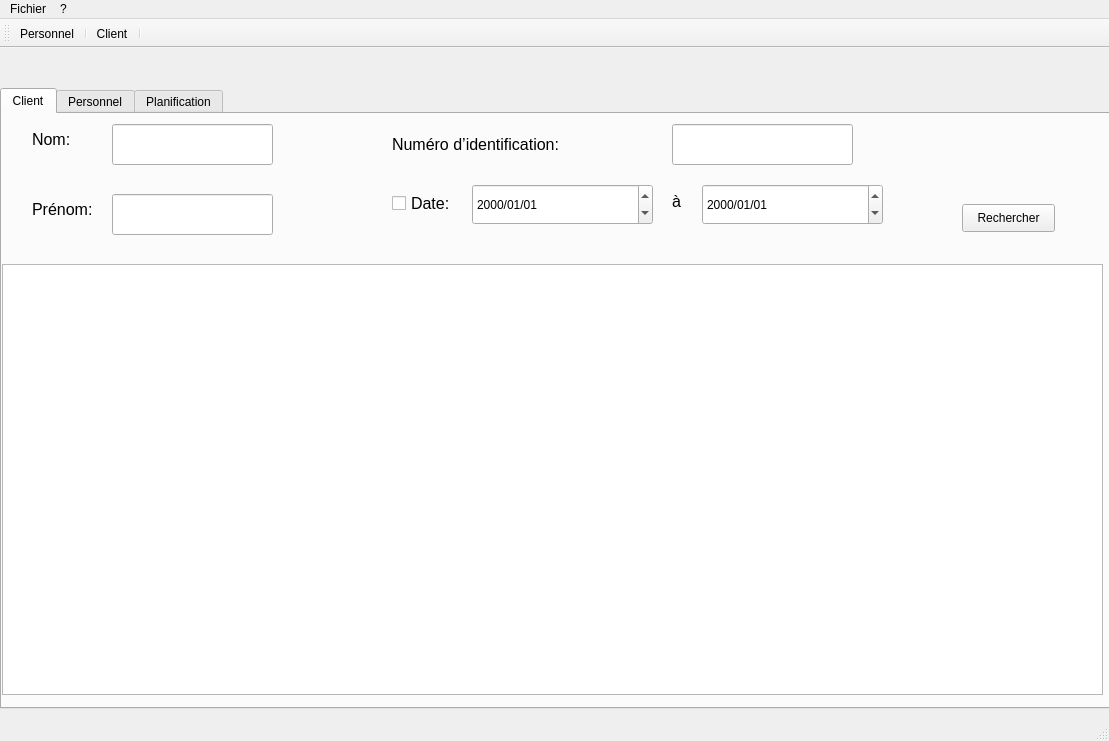
<?xml version="1.0" encoding="UTF-8"?>
<ui version="4.0">
 <class>MainWindow</class>
 <widget class="QMainWindow" name="MainWindow">
  <property name="geometry">
   <rect>
    <x>0</x>
    <y>0</y>
    <width>1109</width>
    <height>741</height>
   </rect>
  </property>
  <property name="windowTitle">
   <string>tp2_MainWindow</string>
  </property>
  <widget class="QWidget" name="centralWidget">
   <widget class="QTabWidget" name="planificationTabWidget">
    <property name="geometry">
     <rect>
      <x>0</x>
      <y>40</y>
      <width>1111</width>
      <height>621</height>
     </rect>
    </property>
    <property name="currentIndex">
     <number>0</number>
    </property>
    <widget class="QWidget" name="clientTab">
     <attribute name="title">
      <string>Client</string>
     </attribute>
     <widget class="QTableView" name="clientTableView">
      <property name="geometry">
       <rect>
        <x>0</x>
        <y>150</y>
        <width>1101</width>
        <height>431</height>
       </rect>
      </property>
      <property name="locale">
       <locale language="Chinese" country="China"/>
      </property>
     </widget>
     <widget class="QLineEdit" name="nomCLineEdit">
      <property name="geometry">
       <rect>
        <x>110</x>
        <y>10</y>
        <width>161</width>
        <height>41</height>
       </rect>
      </property>
     </widget>
     <widget class="QLineEdit" name="prenomCLineEdit">
      <property name="geometry">
       <rect>
        <x>110</x>
        <y>80</y>
        <width>161</width>
        <height>41</height>
       </rect>
      </property>
     </widget>
     <widget class="QLineEdit" name="idLineEdit">
      <property name="geometry">
       <rect>
        <x>670</x>
        <y>10</y>
        <width>181</width>
        <height>41</height>
       </rect>
      </property>
     </widget>
     <widget class="QPushButton" name="selectCPushButton">
      <property name="geometry">
       <rect>
        <x>960</x>
        <y>90</y>
        <width>93</width>
        <height>28</height>
       </rect>
      </property>
      <property name="text">
       <string>Rechercher</string>
      </property>
     </widget>
     <widget class="QDateEdit" name="dateEdit">
      <property name="geometry">
       <rect>
        <x>470</x>
        <y>70</y>
        <width>181</width>
        <height>41</height>
       </rect>
      </property>
      <property name="locale">
       <locale language="French" country="France"/>
      </property>
      <property name="displayFormat">
       <string>yyyy/MM/dd</string>
      </property>
     </widget>
     <widget class="QLabel" name="nomLabel">
      <property name="geometry">
       <rect>
        <x>30</x>
        <y>10</y>
        <width>91</width>
        <height>31</height>
       </rect>
      </property>
      <property name="font">
       <font>
        <pointsize>12</pointsize>
       </font>
      </property>
      <property name="text">
       <string>Nom:</string>
      </property>
     </widget>
     <widget class="QLabel" name="prenomLabel">
      <property name="geometry">
       <rect>
        <x>30</x>
        <y>80</y>
        <width>81</width>
        <height>31</height>
       </rect>
      </property>
      <property name="font">
       <font>
        <pointsize>12</pointsize>
       </font>
      </property>
      <property name="text">
       <string>Prénom:</string>
      </property>
     </widget>
     <widget class="QLabel" name="idLabel">
      <property name="geometry">
       <rect>
        <x>390</x>
        <y>10</y>
        <width>261</width>
        <height>41</height>
       </rect>
      </property>
      <property name="font">
       <font>
        <pointsize>12</pointsize>
       </font>
      </property>
      <property name="text">
       <string>Numéro d’identification: </string>
      </property>
     </widget>
     <widget class="QDateEdit" name="dateEdit_2">
      <property name="geometry">
       <rect>
        <x>700</x>
        <y>70</y>
        <width>181</width>
        <height>41</height>
       </rect>
      </property>
      <property name="displayFormat">
       <string>yyyy/MM/dd</string>
      </property>
     </widget>
     <widget class="QCheckBox" name="dateCheckBox">
      <property name="geometry">
       <rect>
        <x>390</x>
        <y>80</y>
        <width>91</width>
        <height>19</height>
       </rect>
      </property>
      <property name="font">
       <font>
        <pointsize>12</pointsize>
       </font>
      </property>
      <property name="text">
       <string>Date:</string>
      </property>
     </widget>
     <widget class="QLabel" name="label">
      <property name="geometry">
       <rect>
        <x>670</x>
        <y>80</y>
        <width>72</width>
        <height>15</height>
       </rect>
      </property>
      <property name="font">
       <font>
        <pointsize>12</pointsize>
       </font>
      </property>
      <property name="text">
       <string>à</string>
      </property>
     </widget>
    </widget>
    <widget class="QWidget" name="personnelTab">
     <attribute name="title">
      <string>Personnel</string>
     </attribute>
     <widget class="QTreeView" name="personnelTreeView">
      <property name="geometry">
       <rect>
        <x>0</x>
        <y>50</y>
        <width>1101</width>
        <height>541</height>
       </rect>
      </property>
     </widget>
     <widget class="QPushButton" name="reloadPushButton">
      <property name="geometry">
       <rect>
        <x>920</x>
        <y>10</y>
        <width>93</width>
        <height>28</height>
       </rect>
      </property>
      <property name="text">
       <string>Reload...</string>
      </property>
     </widget>
    </widget>
    <widget class="QWidget" name="tab">
     <attribute name="title">
      <string>Planification</string>
     </attribute>
     <widget class="QLabel" name="choisirDateLabel">
      <property name="geometry">
       <rect>
        <x>10</x>
        <y>40</y>
        <width>331</width>
        <height>31</height>
       </rect>
      </property>
      <property name="font">
       <font>
        <pointsize>12</pointsize>
       </font>
      </property>
      <property name="text">
       <string>Choisir une date pour planifier:</string>
      </property>
     </widget>
     <widget class="QDateEdit" name="planifierDateEdit">
      <property name="geometry">
       <rect>
        <x>390</x>
        <y>40</y>
        <width>181</width>
        <height>41</height>
       </rect>
      </property>
      <property name="displayFormat">
       <string>yyyy/MM/dd</string>
      </property>
     </widget>
     <widget class="QPushButton" name="planifierPushButton">
      <property name="geometry">
       <rect>
        <x>610</x>
        <y>40</y>
        <width>131</width>
        <height>41</height>
       </rect>
      </property>
      <property name="text">
       <string>Planifier</string>
      </property>
     </widget>
     <widget class="QTableView" name="planificationTableView">
      <property name="geometry">
       <rect>
        <x>0</x>
        <y>130</y>
        <width>1111</width>
        <height>481</height>
       </rect>
      </property>
     </widget>
     <widget class="QPushButton" name="enregistrerPushButton">
      <property name="geometry">
       <rect>
        <x>780</x>
        <y>40</y>
        <width>181</width>
        <height>41</height>
       </rect>
      </property>
      <property name="text">
       <string>Enregistrer sous...</string>
      </property>
     </widget>
    </widget>
   </widget>
  </widget>
  <widget class="QMenuBar" name="menuBar">
   <property name="geometry">
    <rect>
     <x>0</x>
     <y>0</y>
     <width>1109</width>
     <height>22</height>
    </rect>
   </property>
   <widget class="QMenu" name="menuFichier">
    <property name="title">
     <string>Fichier</string>
    </property>
    <widget class="QMenu" name="menuAjouter">
     <property name="title">
      <string>Ajouter</string>
     </property>
     <addaction name="actionClient"/>
     <addaction name="actionAssureur_Vie"/>
     <addaction name="actionPersonnel"/>
     <addaction name="separator"/>
    </widget>
    <addaction name="menuAjouter"/>
    <addaction name="actionQuitter"/>
    <addaction name="separator"/>
   </widget>
   <widget class="QMenu" name="menu">
    <property name="title">
     <string>?</string>
    </property>
    <addaction name="actionA_Propos"/>
   </widget>
   <addaction name="menuFichier"/>
   <addaction name="menu"/>
  </widget>
  <widget class="QToolBar" name="mainToolBar">
   <attribute name="toolBarArea">
    <enum>TopToolBarArea</enum>
   </attribute>
   <attribute name="toolBarBreak">
    <bool>false</bool>
   </attribute>
   <addaction name="actionPersonnel"/>
   <addaction name="separator"/>
   <addaction name="actionClient"/>
   <addaction name="separator"/>
  </widget>
  <widget class="QStatusBar" name="statusBar"/>
  <action name="actionClient">
   <property name="icon">
    <iconset resource="images.qrc">
     <normaloff>:/myImages/client.jpg</normaloff>:/myImages/client.jpg</iconset>
   </property>
   <property name="text">
    <string>Client</string>
   </property>
   <property name="statusTip">
    <string/>
   </property>
  </action>
  <action name="actionPersonnel">
   <property name="icon">
    <iconset resource="images.qrc">
     <normaloff>:/myImages/personnel.jpg</normaloff>:/myImages/personnel.jpg</iconset>
   </property>
   <property name="text">
    <string>Personnel</string>
   </property>
   <property name="statusTip">
    <string/>
   </property>
  </action>
  <action name="actionA_Propos">
   <property name="text">
    <string>A Propos</string>
   </property>
  </action>
  <action name="actionQuitter">
   <property name="text">
    <string>Quitter</string>
   </property>
  </action>
  <action name="actionAssureur_Vie">
   <property name="text">
    <string>Assureur Vie</string>
   </property>
  </action>
 </widget>
 <layoutdefault spacing="6" margin="11"/>
 <resources>
  <include location="images.qrc"/>
 </resources>
 <connections/>
</ui>
